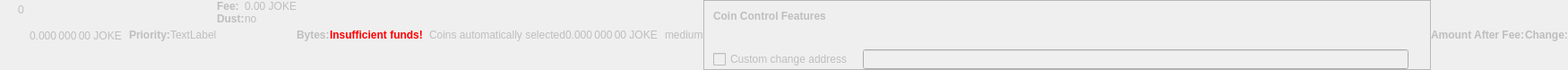
    <widget class="QWidget" name="dummyHideWidget" native="true">
     <property name="enabled">
      <bool>false</bool>
     </property>
     <property name="maximumSize">
      <size>
       <width>100</width>
       <height>22</height>
      </size>
     </property>
     <layout class="QHBoxLayout" name="dummyHideLayout">
      <property name="spacing">
       <number>0</number>
      </property>
      <property name="margin">
       <number>0</number>
      </property>
      <item>
       <layout class="QFormLayout" name="formLayoutCoinControl1">
        <property name="horizontalSpacing">
         <number>10</number>
        </property>
        <property name="verticalSpacing">
         <number>14</number>
        </property>
        <property name="leftMargin">
         <number>10</number>
        </property>
        <property name="topMargin">
         <number>4</number>
        </property>
        <property name="rightMargin">
         <number>6</number>
        </property>
        <item row="0" column="1">
         <widget class="QLabel" name="labelCoinControlBytes">
          <property name="cursor">
           <cursorShape>IBeamCursor</cursorShape>
          </property>
          <property name="contextMenuPolicy">
           <enum>Qt::ActionsContextMenu</enum>
          </property>
          <property name="text">
           <string notr="true">0</string>
          </property>
          <property name="textInteractionFlags">
           <set>Qt::LinksAccessibleByMouse|Qt::TextSelectableByKeyboard|Qt::TextSelectableByMouse</set>
          </property>
         </widget>
        </item>
       </layout>
      </item>
      <item>
       <widget class="QLabel" name="labelCoinControlAfterFee">
        <property name="enabled">
         <bool>false</bool>
        </property>
        <property name="sizePolicy">
         <sizepolicy hsizetype="Fixed" vsizetype="Fixed">
          <horstretch>0</horstretch>
          <verstretch>0</verstretch>
         </sizepolicy>
        </property>
        <property name="minimumSize">
         <size>
          <width>111</width>
          <height>12</height>
         </size>
        </property>
        <property name="maximumSize">
         <size>
          <width>111</width>
          <height>12</height>
         </size>
        </property>
        <property name="cursor">
         <cursorShape>IBeamCursor</cursorShape>
        </property>
        <property name="contextMenuPolicy">
         <enum>Qt::ActionsContextMenu</enum>
        </property>
        <property name="text">
         <string notr="true">0.000 000 00 JOKE</string>
        </property>
        <property name="textInteractionFlags">
         <set>Qt::LinksAccessibleByMouse|Qt::TextSelectableByKeyboard|Qt::TextSelectableByMouse</set>
        </property>
       </widget>
      </item>
      <item>
       <widget class="QLabel" name="labelCoinControlPriorityText">
        <property name="enabled">
         <bool>false</bool>
        </property>
        <property name="font">
         <font>
          <weight>75</weight>
          <bold>true</bold>
         </font>
        </property>
        <property name="text">
         <string>Priority:</string>
        </property>
       </widget>
      </item>
      <item>
       <layout class="QHBoxLayout" name="horizontalLayout">
        <item>
         <widget class="QLabel" name="WarningLabel">
          <property name="text">
           <string>TextLabel</string>
          </property>
         </widget>
        </item>
       </layout>
      </item>
      <item>
       <layout class="QFormLayout" name="formLayoutCoinControl3">
        <property name="horizontalSpacing">
         <number>0</number>
        </property>
        <property name="verticalSpacing">
         <number>0</number>
        </property>
        <property name="leftMargin">
         <number>0</number>
        </property>
        <property name="topMargin">
         <number>0</number>
        </property>
        <property name="rightMargin">
         <number>0</number>
        </property>
        <item row="0" column="0">
         <widget class="QLabel" name="labelCoinControlFeeText">
          <property name="enabled">
           <bool>false</bool>
          </property>
          <property name="font">
           <font>
            <weight>75</weight>
            <bold>true</bold>
           </font>
          </property>
          <property name="text">
           <string>Fee:</string>
          </property>
          <property name="margin">
           <number>0</number>
          </property>
         </widget>
        </item>
        <item row="0" column="1">
         <widget class="QLabel" name="labelCoinControlFee">
          <property name="enabled">
           <bool>false</bool>
          </property>
          <property name="cursor">
           <cursorShape>IBeamCursor</cursorShape>
          </property>
          <property name="contextMenuPolicy">
           <enum>Qt::ActionsContextMenu</enum>
          </property>
          <property name="text">
           <string notr="true">0.00 JOKE</string>
          </property>
          <property name="textInteractionFlags">
           <set>Qt::LinksAccessibleByMouse|Qt::TextSelectableByKeyboard|Qt::TextSelectableByMouse</set>
          </property>
         </widget>
        </item>
        <item row="1" column="0">
         <widget class="QLabel" name="labelCoinControlLowOutputText">
          <property name="enabled">
           <bool>false</bool>
          </property>
          <property name="font">
           <font>
            <weight>75</weight>
            <bold>true</bold>
           </font>
          </property>
          <property name="text">
           <string>Dust:</string>
          </property>
         </widget>
        </item>
        <item row="1" column="1">
         <widget class="QLabel" name="labelCoinControlLowOutput">
          <property name="enabled">
           <bool>false</bool>
          </property>
          <property name="cursor">
           <cursorShape>IBeamCursor</cursorShape>
          </property>
          <property name="contextMenuPolicy">
           <enum>Qt::ActionsContextMenu</enum>
          </property>
          <property name="text">
           <string>no</string>
          </property>
          <property name="textInteractionFlags">
           <set>Qt::LinksAccessibleByMouse|Qt::TextSelectableByKeyboard|Qt::TextSelectableByMouse</set>
          </property>
         </widget>
        </item>
       </layout>
      </item>
      <item>
       <widget class="QLabel" name="labelCoinControlBytesText">
        <property name="enabled">
         <bool>false</bool>
        </property>
        <property name="font">
         <font>
          <weight>75</weight>
          <bold>true</bold>
         </font>
        </property>
        <property name="text">
         <string>Bytes:</string>
        </property>
       </widget>
      </item>
      <item>
       <layout class="QFormLayout" name="formLayoutCoinControl2">
        <property name="horizontalSpacing">
         <number>0</number>
        </property>
        <property name="verticalSpacing">
         <number>0</number>
        </property>
        <property name="leftMargin">
         <number>0</number>
        </property>
        <property name="topMargin">
         <number>0</number>
        </property>
        <property name="rightMargin">
         <number>0</number>
        </property>
       </layout>
      </item>
      <item>
       <layout class="QHBoxLayout" name="horizontalLayoutCoinControl2">
        <property name="spacing">
         <number>0</number>
        </property>
        <property name="bottomMargin">
         <number>0</number>
        </property>
       </layout>
      </item>
      <item>
       <widget class="QLabel" name="labelCoinControlInsuffFunds">
        <property name="enabled">
         <bool>false</bool>
        </property>
        <property name="minimumSize">
         <size>
          <width>0</width>
          <height>0</height>
         </size>
        </property>
        <property name="font">
         <font>
          <weight>75</weight>
          <bold>true</bold>
         </font>
        </property>
        <property name="styleSheet">
         <string notr="true">color:red;font-weight:bold;</string>
        </property>
        <property name="text">
         <string>Insufficient funds!</string>
        </property>
        <property name="margin">
         <number>5</number>
        </property>
       </widget>
      </item>
      <item>
       <layout class="QFormLayout" name="formLayoutCoinControl4">
        <property name="horizontalSpacing">
         <number>0</number>
        </property>
        <property name="verticalSpacing">
         <number>0</number>
        </property>
        <property name="leftMargin">
         <number>0</number>
        </property>
        <property name="topMargin">
         <number>0</number>
        </property>
        <property name="rightMargin">
         <number>0</number>
        </property>
       </layout>
      </item>
      <item>
       <widget class="QLabel" name="labelCoinControlChangeLabel">
        <property name="enabled">
         <bool>false</bool>
        </property>
        <property name="sizePolicy">
         <sizepolicy hsizetype="Preferred" vsizetype="Expanding">
          <horstretch>0</horstretch>
          <verstretch>0</verstretch>
         </sizepolicy>
        </property>
        <property name="minimumSize">
         <size>
          <width>0</width>
          <height>0</height>
         </size>
        </property>
        <property name="text">
         <string/>
        </property>
        <property name="margin">
         <number>3</number>
        </property>
       </widget>
      </item>
      <item>
       <widget class="QLabel" name="labelCoinControlAutomaticallySelected">
        <property name="enabled">
         <bool>false</bool>
        </property>
        <property name="sizePolicy">
         <sizepolicy hsizetype="Fixed" vsizetype="Fixed">
          <horstretch>0</horstretch>
          <verstretch>0</verstretch>
         </sizepolicy>
        </property>
        <property name="minimumSize">
         <size>
          <width>0</width>
          <height>0</height>
         </size>
        </property>
        <property name="maximumSize">
         <size>
          <width>240</width>
          <height>16777215</height>
         </size>
        </property>
        <property name="text">
         <string>Coins automatically selected</string>
        </property>
        <property name="margin">
         <number>5</number>
        </property>
       </widget>
      </item>
      <item>
       <widget class="QLabel" name="labelCoinControlChange">
        <property name="enabled">
         <bool>false</bool>
        </property>
        <property name="sizePolicy">
         <sizepolicy hsizetype="Fixed" vsizetype="Fixed">
          <horstretch>0</horstretch>
          <verstretch>0</verstretch>
         </sizepolicy>
        </property>
        <property name="minimumSize">
         <size>
          <width>111</width>
          <height>0</height>
         </size>
        </property>
        <property name="maximumSize">
         <size>
          <width>111</width>
          <height>16777215</height>
         </size>
        </property>
        <property name="cursor">
         <cursorShape>IBeamCursor</cursorShape>
        </property>
        <property name="contextMenuPolicy">
         <enum>Qt::ActionsContextMenu</enum>
        </property>
        <property name="text">
         <string notr="true">0.000 000 00 JOKE</string>
        </property>
        <property name="textInteractionFlags">
         <set>Qt::LinksAccessibleByMouse|Qt::TextSelectableByKeyboard|Qt::TextSelectableByMouse</set>
        </property>
       </widget>
      </item>
      <item>
       <widget class="QLabel" name="labelCoinControlPriority">
        <property name="enabled">
         <bool>false</bool>
        </property>
        <property name="cursor">
         <cursorShape>IBeamCursor</cursorShape>
        </property>
        <property name="contextMenuPolicy">
         <enum>Qt::ActionsContextMenu</enum>
        </property>
        <property name="text">
         <string>medium</string>
        </property>
        <property name="textInteractionFlags">
         <set>Qt::LinksAccessibleByMouse|Qt::TextSelectableByKeyboard|Qt::TextSelectableByMouse</set>
        </property>
       </widget>
      </item>
      <item>
       <widget class="QFrame" name="frameCoinControl">
        <property name="sizePolicy">
         <sizepolicy hsizetype="Expanding" vsizetype="Expanding">
          <horstretch>0</horstretch>
          <verstretch>0</verstretch>
         </sizepolicy>
        </property>
        <property name="maximumSize">
         <size>
          <width>16777215</width>
          <height>16777215</height>
         </size>
        </property>
        <property name="frameShape">
         <enum>QFrame::StyledPanel</enum>
        </property>
        <property name="frameShadow">
         <enum>QFrame::Sunken</enum>
        </property>
        <layout class="QVBoxLayout" name="verticalLayoutCoinControl2_2">
         <property name="spacing">
          <number>0</number>
         </property>
         <property name="margin">
          <number>0</number>
         </property>
         <item>
          <layout class="QVBoxLayout" name="verticalLayoutCoinControl" stretch="0,0,0,1">
           <property name="spacing">
            <number>0</number>
           </property>
           <property name="leftMargin">
            <number>10</number>
           </property>
           <property name="topMargin">
            <number>10</number>
           </property>
           <item>
            <layout class="QHBoxLayout" name="horizontalLayoutCoinControl1">
             <property name="bottomMargin">
              <number>15</number>
             </property>
             <item>
              <widget class="QLabel" name="labelCoinControlFeatures">
               <property name="enabled">
                <bool>false</bool>
               </property>
               <property name="sizePolicy">
                <sizepolicy hsizetype="Preferred" vsizetype="Maximum">
                 <horstretch>0</horstretch>
                 <verstretch>0</verstretch>
                </sizepolicy>
               </property>
               <property name="font">
                <font>
                 <weight>75</weight>
                 <bold>true</bold>
                </font>
               </property>
               <property name="styleSheet">
                <string notr="true">font-weight:bold;</string>
               </property>
               <property name="text">
                <string>Coin Control Features</string>
               </property>
              </widget>
             </item>
            </layout>
           </item>
           <item>
            <widget class="QWidget" name="widgetCoinControl" native="true">
             <property name="sizePolicy">
              <sizepolicy hsizetype="Preferred" vsizetype="Preferred">
               <horstretch>0</horstretch>
               <verstretch>0</verstretch>
              </sizepolicy>
             </property>
             <property name="minimumSize">
              <size>
               <width>0</width>
               <height>0</height>
              </size>
             </property>
             <property name="styleSheet">
              <string notr="true"/>
             </property>
             <layout class="QHBoxLayout" name="horizontalLayoutCoinControl5_2">
              <property name="margin">
               <number>0</number>
              </property>
              <item>
               <layout class="QHBoxLayout" name="horizontalLayoutCoinControl3">
                <property name="spacing">
                 <number>20</number>
                </property>
                <property name="topMargin">
                 <number>0</number>
                </property>
                <property name="bottomMargin">
                 <number>10</number>
                </property>
               </layout>
              </item>
             </layout>
            </widget>
           </item>
           <item>
            <layout class="QHBoxLayout" name="horizontalLayoutCoinControl4" stretch="0,0,0">
             <property name="spacing">
              <number>12</number>
             </property>
             <property name="sizeConstraint">
              <enum>QLayout::SetDefaultConstraint</enum>
             </property>
             <property name="topMargin">
              <number>5</number>
             </property>
             <property name="rightMargin">
              <number>5</number>
             </property>
             <item>
              <widget class="QCheckBox" name="checkBoxCoinControlChange">
               <property name="enabled">
                <bool>false</bool>
               </property>
               <property name="toolTip">
                <string>If this is activated, but the change address is empty or invalid, change will be sent to a newly generated address.</string>
               </property>
               <property name="text">
                <string>Custom change address</string>
               </property>
              </widget>
             </item>
             <item>
              <widget class="QValidatedLineEdit" name="lineEditCoinControlChange">
               <property name="enabled">
                <bool>false</bool>
               </property>
               <property name="sizePolicy">
                <sizepolicy hsizetype="Expanding" vsizetype="Fixed">
                 <horstretch>0</horstretch>
                 <verstretch>0</verstretch>
                </sizepolicy>
               </property>
              </widget>
             </item>
             <item>
              <widget class="QLabel" name="labelCoinControlChangeLabel_2">
               <property name="sizePolicy">
                <sizepolicy hsizetype="Preferred" vsizetype="Expanding">
                 <horstretch>0</horstretch>
                 <verstretch>0</verstretch>
                </sizepolicy>
               </property>
               <property name="minimumSize">
                <size>
                 <width>0</width>
                 <height>0</height>
                </size>
               </property>
               <property name="text">
                <string/>
               </property>
               <property name="margin">
                <number>3</number>
               </property>
              </widget>
             </item>
            </layout>
           </item>
           <item>
            <spacer name="verticalSpacerCoinControl">
             <property name="orientation">
              <enum>Qt::Vertical</enum>
             </property>
             <property name="sizeHint" stdset="0">
              <size>
               <width>800</width>
               <height>1</height>
              </size>
             </property>
            </spacer>
           </item>
          </layout>
         </item>
        </layout>
       </widget>
      </item>
      <item>
       <widget class="QLabel" name="labelCoinControlAfterFeeText">
        <property name="enabled">
         <bool>false</bool>
        </property>
        <property name="minimumSize">
         <size>
          <width>0</width>
          <height>0</height>
         </size>
        </property>
        <property name="maximumSize">
         <size>
          <width>16777215</width>
          <height>16777215</height>
         </size>
        </property>
        <property name="font">
         <font>
          <weight>75</weight>
          <bold>true</bold>
         </font>
        </property>
        <property name="text">
         <string>Amount After Fee:</string>
        </property>
        <property name="alignment">
         <set>Qt::AlignLeading|Qt::AlignLeft|Qt::AlignVCenter</set>
        </property>
        <property name="margin">
         <number>0</number>
        </property>
       </widget>
      </item>
      <item>
       <widget class="QLabel" name="labelCoinControlChangeText">
        <property name="enabled">
         <bool>false</bool>
        </property>
        <property name="sizePolicy">
         <sizepolicy hsizetype="Preferred" vsizetype="Preferred">
          <horstretch>0</horstretch>
          <verstretch>0</verstretch>
         </sizepolicy>
        </property>
        <property name="minimumSize">
         <size>
          <width>0</width>
          <height>0</height>
         </size>
        </property>
        <property name="maximumSize">
         <size>
          <width>16777215</width>
          <height>16777215</height>
         </size>
        </property>
        <property name="font">
         <font>
          <weight>75</weight>
          <bold>true</bold>
         </font>
        </property>
        <property name="text">
         <string>Change:</string>
        </property>
        <property name="alignment">
         <set>Qt::AlignLeading|Qt::AlignLeft|Qt::AlignVCenter</set>
        </property>
       </widget>
      </item>
     </layout>
    </widget>
